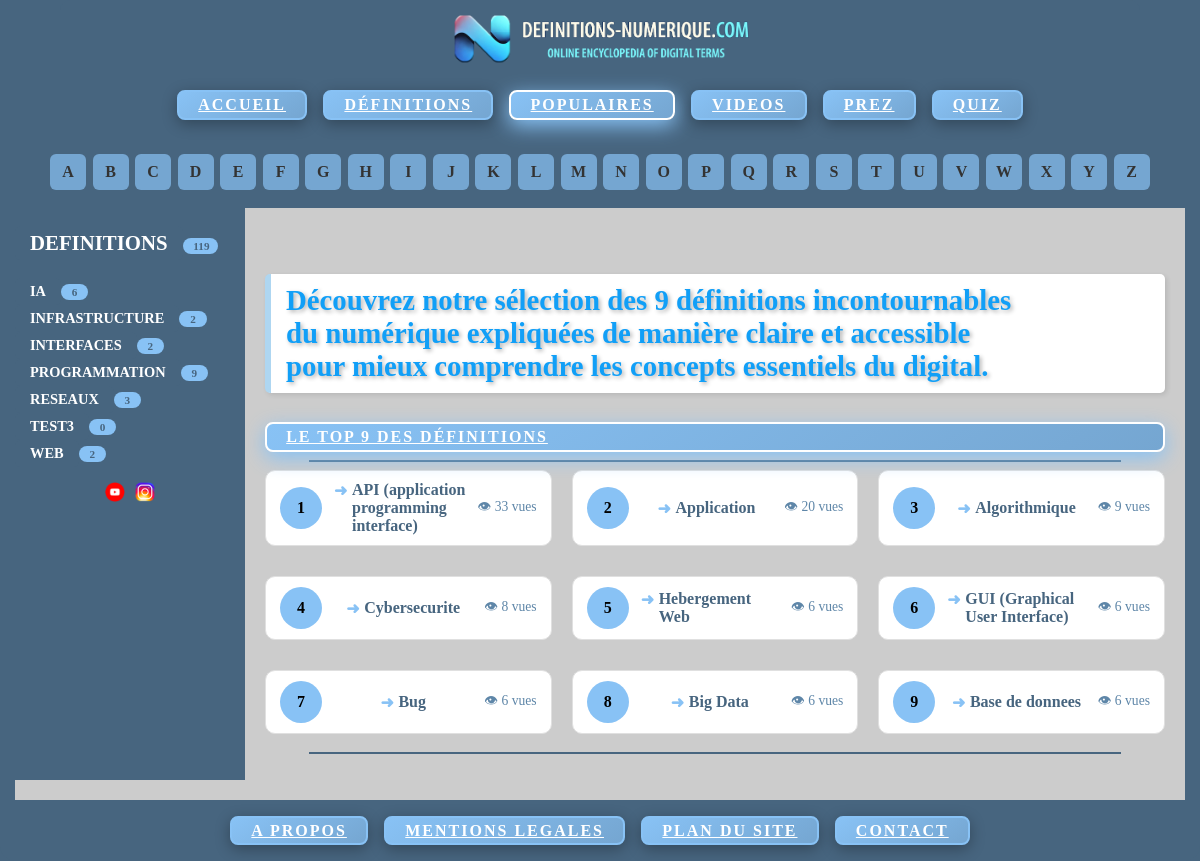
The app's page /populaires.php with its own data.
### tables this page shows
CREATE TABLE `categorie` (
  `catid` int(10) NOT NULL,
  `catnom` varchar(100) NOT NULL
);

CREATE TABLE `definition` (
  `defid` int(11) NOT NULL,
  `deflettre` varchar(1) NOT NULL,
  `deftitre` varchar(100) NOT NULL,
  `definition` varchar(1000) NOT NULL,
  `defauteur` varchar(100) NOT NULL,
  `defdate` date NOT NULL,
  `valider` int(1) NOT NULL DEFAULT 2,
  `defemail` varchar(100) NOT NULL,
  `nb_vue` int(100) NOT NULL DEFAULT 0
);

### populaires.php (the view, shortened to what this page needs)
<!DOCTYPE html>
<html lang="fr">
<head>
    <link rel="stylesheet" href="style.css" />
</head>
<body>
    <div class="bandeaudiv">
        <?php include "bandeau.php"; ?>
    </div>
    <div class="search-alpha-wrapper"><div class="lettresdiv">
        <?php include "lettres.php"; ?>
    </div>
    <div class="homediv">
        <div class="container">
            <div class="home">
                <div class="gauche">
                    <?php include "gauche.php"; ?>
                </div>
                <div class="droite">
                    <div class="controls">
                        <br>    <h3>Découvrez notre sélection des 9 définitions incontournables <br>
                        du numérique expliquées de manière claire et accessible<br> pour mieux comprendre les concepts essentiels du digital.</h3>
                        <a href="populaires.php" id="boutonHaut4" class="menu-button">Le TOP 9 des définitions</a>
                        <hr>
                        <?php
                        $conn = new mysqli($_ENV['DB_SERVERNAME'], $_ENV['DB_USERNAME'], $_ENV['DB_PASSWORD'], $_ENV['DB_NAME']);
	$conn->set_charset("utf8mb4");
                        $sql = "SELECT deftitre, defid, nb_vue FROM definition ORDER BY nb_vue DESC LIMIT 9";
                        $result = $conn->query($sql);
                        $compteur = 0;
                        if ($result->num_rows > 0) {
                            $definitions = [];
                            while ($row = $result->fetch_assoc()) {
                                $definitions[] = $row;
                            }
                         echo '<div class="definition-container">';
foreach ($definitions as $definition) {
    $compteur++;
    echo '<div class="related-item">';
        echo '<span class="compteur-class">' . $compteur . '</span>';
        echo '<a href="affichedef.php?defid=' . urlencode($definition['defid']) . '" class="related-line">';
            echo '<span class="related-title">' . htmlspecialchars($definition['deftitre']) . '</span>';
        echo '</a>';
        echo '<span class="related-meta">';
            echo '👁 ' . (int)$definition['nb_vue'] . ' vues ';
        echo '</span>';
    echo '</div>';
}
echo '</div>';
                            echo '</div>';
                        } else {
                            echo "<p>Aucune définition trouvée.</p>";
                        }
                        ?>
                        <hr>
                        <br>
                    </div>
                </div>
            </div>
        </div>
    </div>
    <div class="footerdiv">
        <?php include "footer.php"; ?>
    </div>
</body>
</html>

### gauche.php (shortened to what this page needs)
<?php
$conn = new mysqli($_ENV['DB_SERVERNAME'], $_ENV['DB_USERNAME'], $_ENV['DB_PASSWORD'], $_ENV['DB_NAME']);
	$conn->set_charset("utf8mb4");
$conn2 = new mysqli($_ENV['DB_SERVERNAME'], $_ENV['DB_USERNAME'], $_ENV['DB_PASSWORD'], $_ENV['DB_NAME']);
	$conn2->set_charset("utf8mb4");
   printf ("<br><a href='definitions.php' class='rubriqueDEF'>DEFINITIONS</a>");
if ($result3 = mysqli_query($conn, "SELECT COUNT(*) as total from definition"))
{
    while ($row3 = $result3->fetch_assoc())
	{
        		printf ("<span class='styled-span'> %s </span><br><br>", $row3['total']);
 	 }
  }
else
		{
		}
if ($result = mysqli_query($conn, "SELECT * from categorie ORDER BY catnom "))
{
    while ($row = $result->fetch_assoc())
	{
        printf ("<a href='categoriedetail.php?catid=%s' class='rubrique'>%s</a>", $row['catid'], $row['catnom']);
		$catid = intval($row['catid']);
		$sql2="SELECT COUNT(*) as total FROM lien WHERE catid=" . $catid;
		if ($result2 = mysqli_query($conn2,$sql2 ))
		{
			while ($row2 = $result2->fetch_assoc())
			{
				printf ("<span class='styled-span'> %s </span>&nbsp;&nbsp;&nbsp;<br>", $row2['total']);
			}
		}
		else
		{
		}
	}
}
?>
        <div class="reseau-container">
            <div class="reseau-item">
                <a href="https://youtube.com/@definitionsnumerique" target="_blank">
				<img src="y.png" class="imageRéseaux"></a>
                <a href="https://instagram.com/definitionsnumerique" target="_blank">
				<img src="i.png" class="imageRéseaux"></a>
            </div>
        </div>

### records on screen
categorie: catnom "IA", total "6"
categorie: catnom "INFRASTRUCTURE", total "2"
categorie: catnom "INTERFACES", total "2"
categorie: catnom "PROGRAMMATION", total "9"
categorie: catnom "RESEAUX", total "3"
categorie: catnom "TEST3", total "0"
categorie: catnom "WEB", total "2"
definition: deftitre "API (application programming interface)", nb_vue "33"
definition: deftitre "Application", nb_vue "20"
definition: deftitre "Algorithmique", nb_vue "9"
definition: deftitre "Cybersecurite", nb_vue "8"
definition: deftitre "Hebergement Web", nb_vue "6"
definition: deftitre "GUI (Graphical User Interface)", nb_vue "6"
definition: deftitre "Bug", nb_vue "6"
definition: deftitre "Big Data", nb_vue "6"
definition: deftitre "Base de donnees", nb_vue "6"

### other values on screen
$lettre "A"
$lettre "B"
$lettre "C"
$lettre "D"
$lettre "E"
$lettre "F"
$lettre "G"
$lettre "H"
$lettre "I"
$lettre "J"
$lettre "K"
$lettre "L"
$lettre "M"
$lettre "N"
$lettre "O"
